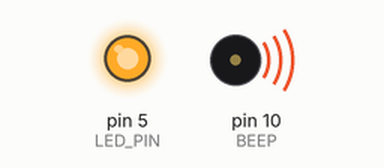
Simulated run of this sketch. Board: Arduino Uno, built with avr-gcc and run on an emulated ATmega328P. On the bench: output pins drawn as LEDs (lit = HIGH), buzzer (waves = sounding, pin HIGH).

Above: at 0.5 s.
At 6.45 s:
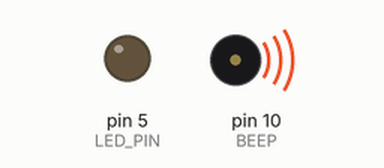
Timing chart, 0 to 7.5 s (numbered marks = the images above):
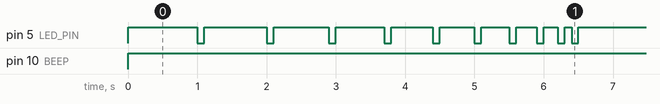

Measured:
- by itself, pin 10 (BEEP): LOW → HIGH at 0.00 s
- by itself, pin 5 (LED_PIN): repeats every 6.5 s: LOW 0.10 s, HIGH 0.90 s, LOW 0.10 s, HIGH 0.80 s, LOW 0.10 s, HIGH 0.70 s, LOW 0.10 s, HIGH 0.60 s, LOW 0.10 s, HIGH 0.50 s, LOW 0.10 s, HIGH 0.40 s, LOW 0.10 s, HIGH 0.30 s, LOW 0.10 s, HIGH 0.20 s, LOW 0.10 s, HIGH 0.10 s, LOW 0.10 s, HIGH 1.0 s
- by itself, everything shown: repeats every 6.5 s, in 20 steps

The sketch:

ex1.ino
```cpp
#define LED_PIN 5
#define BEEP 10

void setup() {
  pinMode(LED_PIN, OUTPUT);
  pinMode(BEEP, OUTPUT);
}

int timeDelay = 1000;

void loop() {
  digitalWrite(LED_PIN, HIGH);
  digitalWrite(BEEP, HIGH);
  delay(timeDelay);
  digitalWrite(LED_PIN, LOW);
  digitalWrite(BEEP, HIGH);
  delay(100);

  if (timeDelay != 100) {
    timeDelay -= 100;
  } else {
    timeDelay = 1000;
  }
}
```
